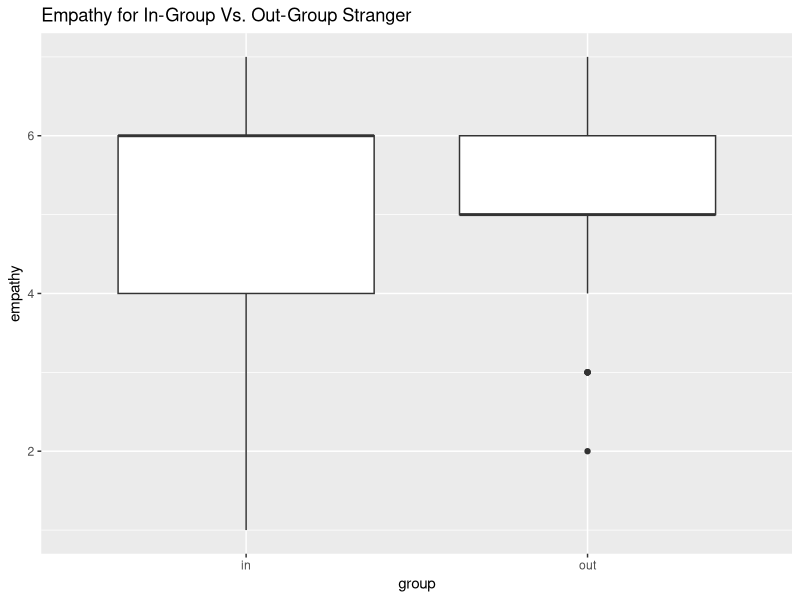
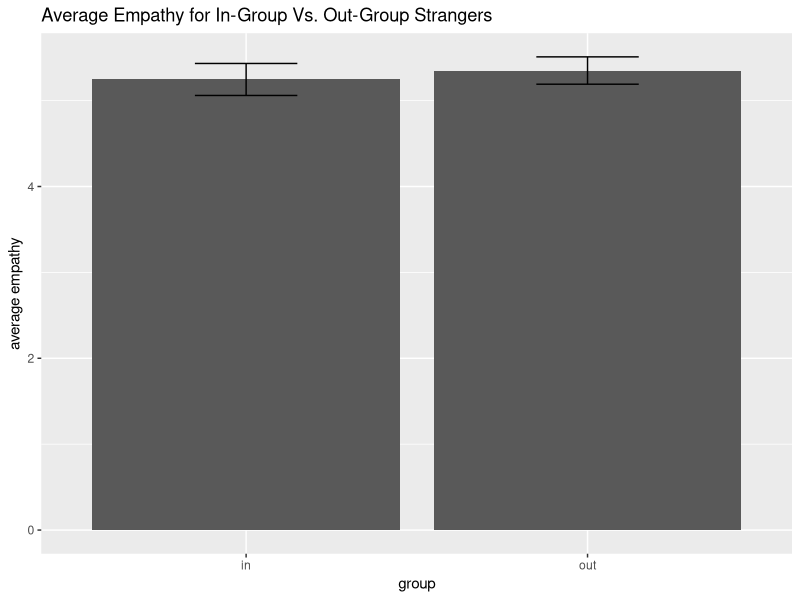
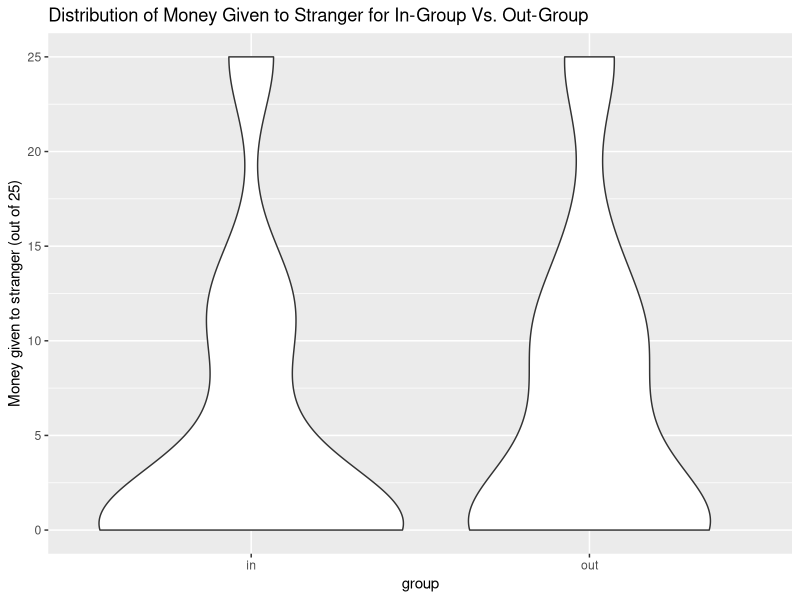
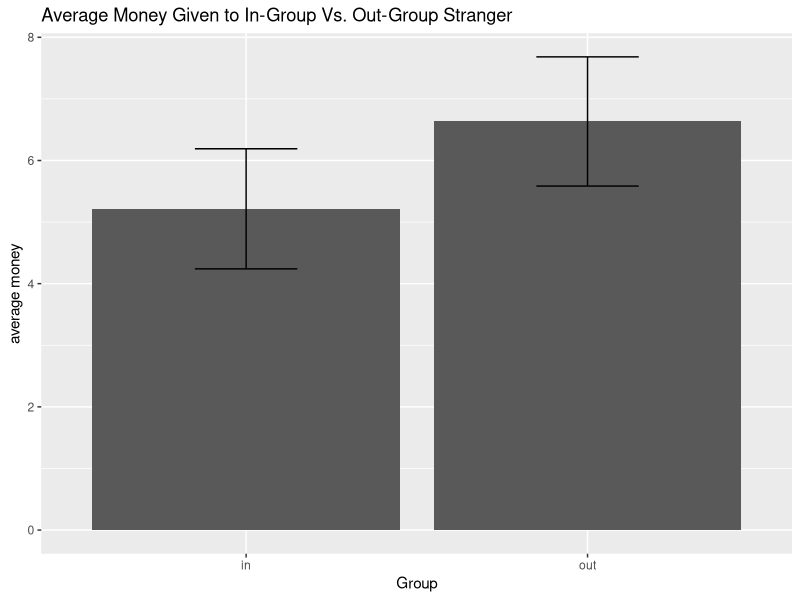
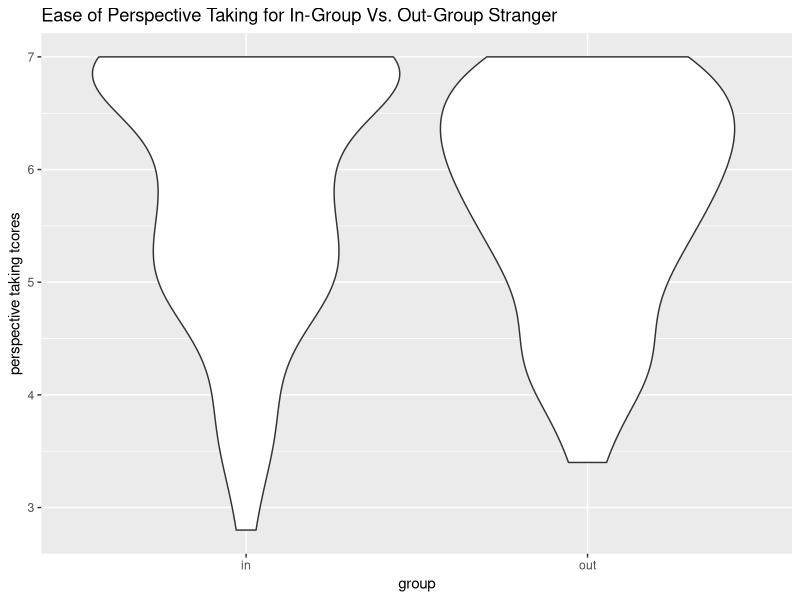
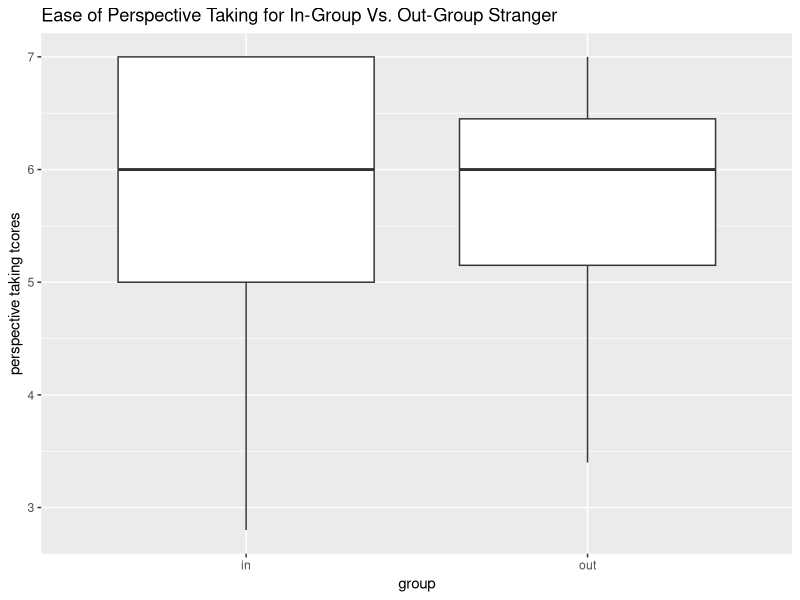
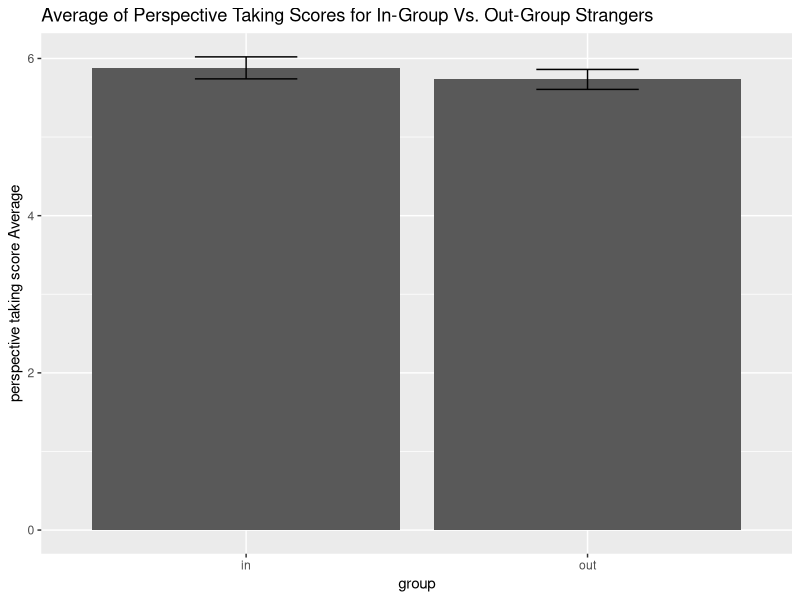
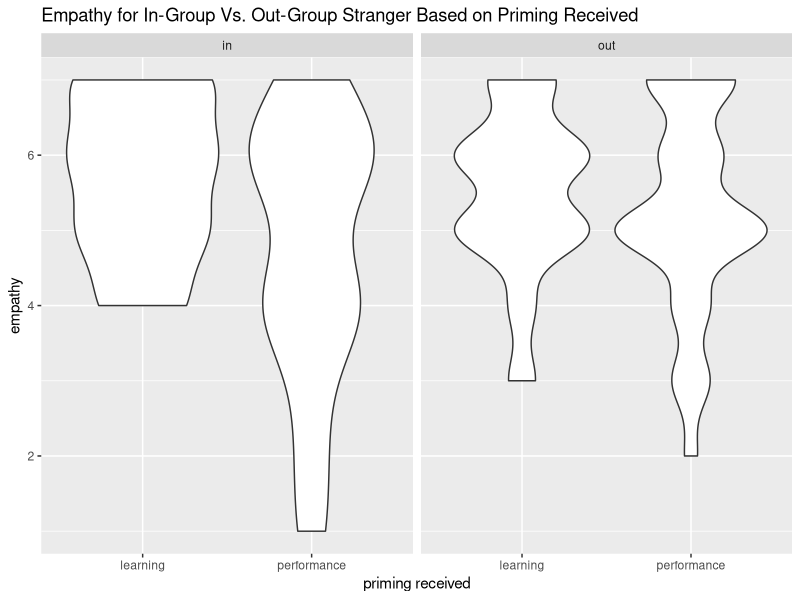

Generate these figures, in order, with R:
## ---- chunk 1
knitr::opts_chunk$set(echo = FALSE, warning = FALSE, message = FALSE)
## ---- chunk 2
library(tidyverse)
df <- read.csv("LP_dictator_cleaned.csv")
df <- df %>% filter(startDate != "5/22/13 10:06") # remove bad response
## ---- chunk 3
# Christiana
# graphs for empathy
# df %>% filter(!is.na(inOrOut), !is.na(emp)) %>% ggplot(aes(y=emp, x = inOrOut)) + geom_violin() + ggtitle("Empathy for In-Group Vs. Out-Group Stranger") +
#   xlab("group") + ylab('empathy')
df %>% filter(!is.na(inOrOut), !is.na(emp)) %>% ggplot(aes(y=emp, x = inOrOut)) + geom_boxplot() + ggtitle("Empathy for In-Group Vs. Out-Group Stranger") +
  xlab("group") + ylab('empathy')
df %>% filter(!is.na(inOrOut), !is.na(emp)) %>% ggplot(aes(y=emp, x = inOrOut)) + geom_bar(stat='summary') +
  geom_errorbar(stat='summary', width = 0.3) + ggtitle("Average Empathy for In-Group Vs. Out-Group Strangers") + xlab("group") + ylab("average empathy")

# create summary table with mean, sd, se, and cis
df %>% filter(!is.na(inOrOut)) %>% group_by(inOrOut) %>% summarize(n = n(), mean = mean(emp, na.rm=T), sd = sd(emp, na.rm=T), se = sd/sqrt(n), lower_ci = mean - 1.96*se, upper_ci = mean + 1.96*se) %>% knitr::kable()

# test with removing attention check
# doesn't make a difference, so you can ignore the code below
# df %>% filter(!is.na(inOrOut), !is.na(emp), !is.na(att_check)) %>% ggplot(aes(y=emp, x = inOrOut)) + geom_violin()
# # df %>% filter(!is.na(inOrOut), !is.na(emp), !is.na(att_check)) %>% ggplot(aes(y=emp, x = inOrOut)) + geom_boxplot()
# df %>% filter(!is.na(inOrOut), !is.na(emp), !is.na(att_check)) %>% ggplot(aes(y=emp, x = inOrOut)) + geom_bar(stat='summary') +
#   geom_errorbar(stat='summary', width = 0.3)
# create summary table with mean, sd, se, and cis after removing attention check
# df %>% filter(!is.na(inOrOut), !is.na(att_check)) %>% group_by(inOrOut) %>% summarize(n = n(), mean = mean(emp, na.rm=T), sd = sd(emp, na.rm=T), se = sd/sqrt(n), lower_ci = mean - 1.96*se, upper_ci = mean + 1.96*se)
## ---- chunk 4
# Kaylee
# remove extra text, just have numbers
df$dg <- as.numeric(gsub("\\D", "", df$dg))
# convert 125 which was supposed to be 25 since that's the maximum value
df$dg[df$dg == 125] <- 25
# graphs for altruism (dictator game) 
df %>% filter(!is.na(inOrOut), !is.na(dg)) %>% ggplot(aes(y=dg, x = inOrOut)) + geom_violin() + ggtitle("Distribution of Money Given to Stranger for In-Group Vs. Out-Group") + ylab("Money given to stranger (out of 25)") + xlab("group")
# df %>% filter(!is.na(inOrOut), !is.na(dg)) %>% ggplot(aes(y=dg, x = inOrOut)) + geom_boxplot()
df %>% filter(!is.na(inOrOut), !is.na(dg)) %>% ggplot(aes(y=dg, x = inOrOut)) + geom_bar(stat='summary') +
   geom_errorbar(stat='summary', width = 0.3) + ggtitle('Average Money Given to In-Group Vs. Out-Group Stranger') + ylab("average money") + xlab("Group")
# df %>% filter(!is.na(inOrOut), !is.na(dg)) %>% ggplot(aes(x=dg)) + geom_histogram() + facet_wrap(~inOrOut)

# create summary table with mean, sd, se, and cis
df %>% filter(!is.na(inOrOut), !is.na(dg)) %>% group_by(inOrOut) %>% summarize(n = n(), median = median(dg), mean = mean(dg), sd = sd(dg), se = sd/sqrt(n), lower_ci = mean - 1.96*se, upper_ci = mean + 1.96*se)  %>% knitr::kable()

# test graphs again after removing attention check
# no affect of attention check, so you can ignore the code below
# df %>% filter(!is.na(inOrOut), !is.na(dg), !is.na(att_check)) %>% ggplot(aes(y=dg, x = inOrOut)) + geom_violin() 
# df %>% filter(!is.na(inOrOut), !is.na(dg), !is.na(att_check)) %>% ggplot(aes(y=dg, x = inOrOut)) + geom_boxplot()
# df %>% filter(!is.na(inOrOut), !is.na(dg), !is.na(att_check)) %>% ggplot(aes(y=dg, x = inOrOut)) + geom_bar(stat='summary') +
#   geom_errorbar(stat='summary', width = 0.3)

# create another summary table after removing people who failed the attention check
# no difference
# df %>% filter(!is.na(inOrOut), !is.na(dg), !is.na(att_check)) %>% group_by(inOrOut) %>% summarize(n = n(), median = median(dg), mean = mean(dg), sd = sd(dg), se = sd/sqrt(n), lower_ci = mean - 1.96*se, upper_ci = mean + 1.96*se)
## ---- chunk 5
# Kennedy
# reverse code some questions so that a 7 represents better perspective taking (only do this once)
df <- df %>% mutate(pt_1_reversed = case_when(pt_1 == "7" ~ 1, pt_1 == "6" ~ 2, pt_1 == "5" ~ 3, pt_1 == "4" ~ 4, pt_1 == "3" ~ 5, pt_1 == "2" ~ 6, pt_1 == "1" ~ 7),
              pt_3_reversed = case_when(pt_3 == "7" ~ 1, pt_3 == "6" ~ 2, pt_3 == "5" ~ 3, pt_3 == "4" ~ 4, pt_3 == "3" ~ 5, pt_3 == "2" ~ 6, pt_3 == "1" ~ 7),
              pt_5_reversed = case_when(pt_5 == "7" ~ 1, pt_5 == "6" ~ 2, pt_5 == "5" ~ 3, pt_5 == "4" ~ 4, pt_5 == "3" ~ 5, pt_5 == "2" ~ 6, pt_5 == "1" ~ 7))
# create composite variable (avg of 5 questions), greater avg = better perspective taking (only do this once)
df <- df %>% mutate(PT_avg = rowMeans(select(., c("pt_1_reversed", "pt_2", "pt_3_reversed", "pt_4", "pt_5_reversed"))), na.rm=T)

# graphs for perspective taking
df %>% filter(!is.na(inOrOut), !is.na(PT_avg)) %>% ggplot(aes(y=PT_avg, x = inOrOut)) + geom_violin() + 
  ggtitle("Ease of Perspective Taking for In-Group Vs. Out-Group Stranger") + ylab("perspective taking tcores") + xlab("group") 
df %>% filter(!is.na(inOrOut), !is.na(PT_avg)) %>% ggplot(aes(y=PT_avg, x = inOrOut)) + geom_boxplot() +
  ggtitle("Ease of Perspective Taking for In-Group Vs. Out-Group Stranger") + ylab("perspective taking tcores") + xlab("group") 
df %>% filter(!is.na(inOrOut), !is.na(PT_avg)) %>% ggplot(aes(y=PT_avg, x = inOrOut)) + geom_bar(stat='summary') +
  geom_errorbar(stat='summary', width = 0.3) + ggtitle("Average of Perspective Taking Scores for In-Group Vs. Out-Group Strangers") + ylab("perspective taking score Average") + xlab("group")

# create summary table with mean, sd, se, and cis
df %>% filter(!is.na(inOrOut)) %>% group_by(inOrOut) %>% summarize(n = n(), mean = mean(PT_avg, na.rm=T), sd = sd(PT_avg, na.rm=T), se = sd/sqrt(n), lower_ci = mean - 1.96*se, upper_ci = mean + 1.96*se) %>% knitr::kable()

## ---- chunk 6
# Paulina
# empathy
# graphs for empathy
df %>% filter(!is.na(inOrOut), !is.na(emp)) %>% ggplot(aes(y=emp, x = priming_received)) + geom_violin() + facet_wrap(~inOrOut) +
  ggtitle("Empathy for In-Group Vs. Out-Group Stranger Based on Priming Received") + xlab("priming received") + ylab('empathy')
df %>% filter(!is.na(inOrOut), !is.na(emp)) %>% ggplot(aes(y=emp, x = priming_received)) + geom_boxplot() + facet_wrap(~inOrOut) +
  ggtitle("Empathy for In-Group Vs. Out-Group Stranger Based on Priming Received") + xlab("priming received") + ylab('empathy')
df %>% filter(!is.na(inOrOut), !is.na(emp)) %>% ggplot(aes(y=emp, x = priming_received)) + geom_bar(stat='summary') +
  geom_errorbar(stat='summary', width = 0.3) + facet_wrap(~inOrOut) +
  ggtitle("Average Empathy for In-Group Vs. Out-Group Strangers Based on Priming Received") + xlab("priming received") + ylab("average empathy")

# create summary table with mean, sd, se, and cis
df %>% filter(!is.na(inOrOut), !is.na(emp)) %>% group_by(inOrOut, priming_received) %>% summarize(n = n(), mean = mean(emp), sd = sd(emp), se = sd/sqrt(n), lower_ci = mean - 1.96*se, upper_ci = mean + 1.96*se)  %>% knitr::kable()
## ---- chunk 7
# Kirsten
# altruism
df %>% filter(!is.na(inOrOut), !is.na(dg)) %>% ggplot(aes(y=dg, x = priming_received)) + geom_violin() + facet_wrap(~inOrOut) +
  ggtitle("Altruism for In-Group Vs. Out-Group Stranger Based on Priming Received") + xlab("priming received") + ylab('money given to stranger (out of 25 cents)')
df %>% filter(!is.na(inOrOut), !is.na(dg)) %>% ggplot(aes(y=dg, x = priming_received)) + geom_boxplot() + facet_wrap(~inOrOut) +
  ggtitle("Altruism for In-Group Vs. Out-Group Stranger Based on Priming Received") + xlab("priming received") + ylab('money given to stranger (out of 25 cents)')
df %>% filter(!is.na(inOrOut), !is.na(dg)) %>% ggplot(aes(y=dg, x = priming_received)) + geom_bar(stat='summary') +
  geom_errorbar(stat='summary', width = 0.3) + facet_wrap(~inOrOut) +
  ggtitle("Average Altruism for In-Group Vs. Out-Group Strangers Based on Priming Received") + xlab("priming received") + ylab("average money given to stranger (out of 25 cents)")

# create summary table with mean, sd, se, and cis
df %>% filter(!is.na(inOrOut), !is.na(dg)) %>% group_by(inOrOut, priming_received) %>% summarize(n = n(), mean = mean(dg), sd = sd(dg), se = sd/sqrt(n), lower_ci = mean - 1.96*se, upper_ci = mean + 1.96*se)  %>% knitr::kable()

## ---- chunk 8
# Jaqueline
# perspective taking
# graphs for perspective taking
df %>% filter(!is.na(inOrOut), !is.na(PT_avg)) %>% ggplot(aes(y=PT_avg, x = priming_received)) + geom_violin() + facet_wrap(~inOrOut) +
  ggtitle("Perspective Taking for In-Group Vs. Out-Group Stranger Based on Priming Received") + ylab("perspective taking scores") + xlab("priming received") 
df %>% filter(!is.na(inOrOut), !is.na(PT_avg)) %>% ggplot(aes(y=PT_avg, x = priming_received)) + geom_boxplot() + facet_wrap(~inOrOut) +
  ggtitle("Perspective Taking for In-Group Vs. Out-Group Stranger Based on Priming Received") + ylab("perspective taking tcores") + xlab("priming received") 
df %>% filter(!is.na(inOrOut), !is.na(PT_avg)) %>% ggplot(aes(y=PT_avg, x = priming_received)) + geom_bar(stat='summary') + facet_wrap(~inOrOut) +
  geom_errorbar(stat='summary', width = 0.3) +
  ggtitle("Average Perspective Taking Scores for In-Group Vs. Out-Group Strangers by Priming") + ylab("perspective taking score average") + xlab("priming received")

# create summary table with mean, sd, se, and cis
df %>% filter(!is.na(inOrOut)) %>% group_by(inOrOut, priming_received) %>% summarize(n = n(), mean = mean(PT_avg, na.rm=T), sd = sd(PT_avg, na.rm=T), se = sd/sqrt(n), lower_ci = mean - 1.96*se, upper_ci = mean + 1.96*se) %>% knitr::kable()
